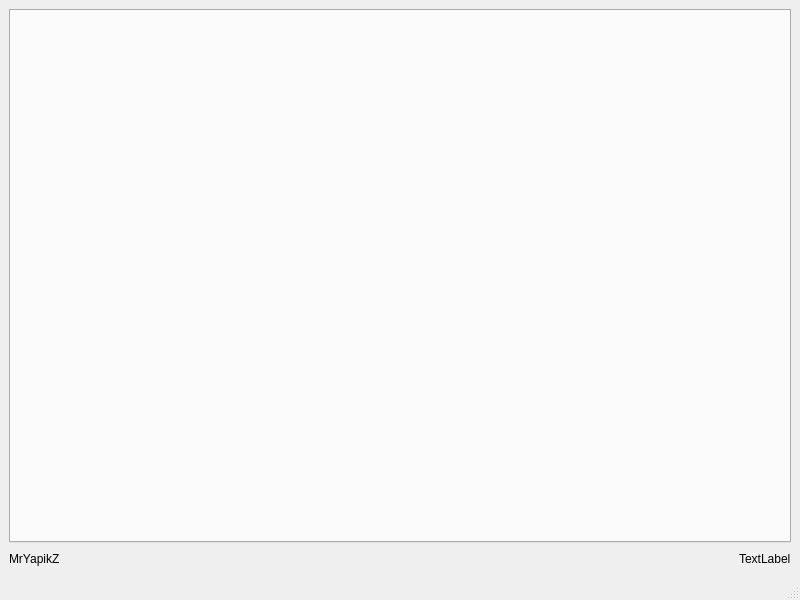
<?xml version="1.0" encoding="UTF-8"?>
<ui version="4.0">
 <class>MainWindow</class>
 <widget class="QMainWindow" name="MainWindow">
  <property name="geometry">
   <rect>
    <x>0</x>
    <y>0</y>
    <width>800</width>
    <height>600</height>
   </rect>
  </property>
  <property name="windowTitle">
   <string>MainWindow</string>
  </property>
  <widget class="QWidget" name="centralwidget">
   <layout class="QVBoxLayout" name="verticalLayout">
    <item>
     <widget class="QTabWidget" name="tabWidget_main"/>
    </item>
    <item>
     <layout class="QHBoxLayout" name="horizontalLayout_foorter">
      <item>
       <widget class="QLabel" name="label_author">
        <property name="text">
         <string>MrYapikZ</string>
        </property>
       </widget>
      </item>
      <item>
       <spacer name="horizontalSpacer">
        <property name="orientation">
         <enum>Qt::Horizontal</enum>
        </property>
        <property name="sizeHint" stdset="0">
         <size>
          <width>40</width>
          <height>20</height>
         </size>
        </property>
       </spacer>
      </item>
      <item>
       <widget class="QLabel" name="label_version">
        <property name="maximumSize">
         <size>
          <width>16777215</width>
          <height>20</height>
         </size>
        </property>
        <property name="text">
         <string>TextLabel</string>
        </property>
       </widget>
      </item>
     </layout>
    </item>
   </layout>
  </widget>
  <widget class="QMenuBar" name="menubar">
   <property name="geometry">
    <rect>
     <x>0</x>
     <y>0</y>
     <width>800</width>
     <height>22</height>
    </rect>
   </property>
  </widget>
  <widget class="QStatusBar" name="statusbar"/>
 </widget>
 <resources/>
 <connections/>
</ui>
